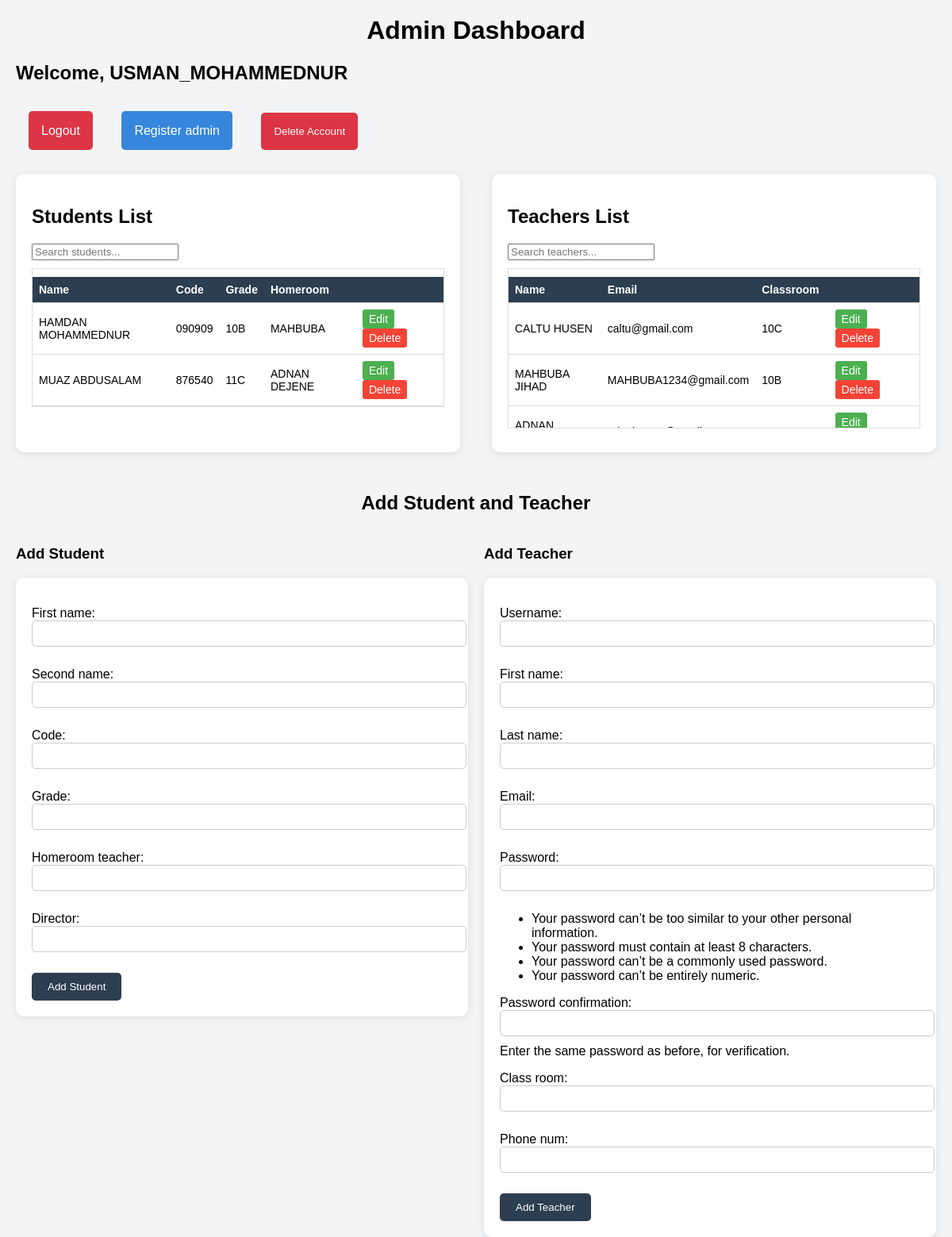
Page /admin-dashboard/ (signed in) on the committed database.
### core/models.py (models this page shows, shortened)
class Users(AbstractUser):
    username = models.CharField(max_length=50, unique=True)
    email = models.EmailField(unique=True)
    phone_number = models.CharField(max_length=20, null=True, blank=True)
    is_teacher = models.BooleanField(default=False)
    is_admin = models.BooleanField(default=False)
    USERNAME_FIELD = 'username'

class Student(models.Model):
    first_name = models.CharField(max_length=100)
    second_name = models.CharField(max_length=100)
    code = models.CharField(max_length=20, unique=True)
    grade = models.CharField(max_length=10)  # Should match teacher.class_room
    homeroom_teacher = models.CharField(max_length=100)
    director = models.CharField(max_length=100)
    created_at = models.DateTimeField(auto_now_add=True)
    updated_at = models.DateTimeField(auto_now=True)
    class Meta:
        ordering = ['grade', 'second_name', 'first_name']

class Teacher(models.Model):
    user = models.OneToOneField(Users, on_delete=models.CASCADE, primary_key=True)
    class_room = models.CharField(max_length=4, null=False, blank=False, default="9A")
    phone_num = models.CharField(max_length=22, null=False, blank=False, default="251912345678" )

### core/views.py (the view, shortened to what this page needs)
# urls.py: path('admin-dashboard/', views.admin_dashboard, name='admin_dashboard'),
@login_required(login_url='core:login')
@user_passes_test(is_admin)
def admin_dashboard(request):
    teacher_form = TeacherRegistrationForm()
    student_form = StudentRegistrationForm()
    context = {
        'teacher_form': teacher_form,
        'student_form': student_form,
        'teachers': Teacher.objects.select_related('user'),
        'students': Student.objects.all(),
    }
    return render(request, 'base/admin_dashboard.html', context)

### core/forms.py (shortened to what this page needs)
class TeacherRegistrationForm(UserCreationForm):
    class_room = forms.CharField(max_length=100)
    phone_num = forms.CharField(max_length=22 )
    class Meta(UserCreationForm.Meta):
        model = Users
        fields = UserCreationForm.Meta.fields + ('first_name', 'last_name', 'email')

class StudentRegistrationForm(forms.ModelForm):
    class Meta:
        model = Student
        fields = '__all__'

### core/views.py (called while the page is built)
def is_admin(user):
    return user.is_authenticated and user.is_admin

### core/templates/base/admin_dashboard.html (shortened to what this page needs)
{% load static %}
<!DOCTYPE html>
<html lang="en">
<head>
</head>
<body>
  <h1>Admin Dashboard</h1>
  <h2>Welcome, {{request.user.username}}</h2>
  <a href="{% url 'core:logout' %}" style="color:#fff; background: #dc3545; text-decoration: none; margin:1rem 1rem 0rem; border: 0; border-radius: 5px; padding: 1rem;" >Logout</a>
  <a href="{% url 'core:register_admin' %}" style="color:#fff; background: #3586dcff; text-decoration: none; margin:1rem 1rem 0rem; border: 0; border-radius: 5px; padding: 1rem;" target="_blank">Register admin</a>
  <form action="{% url 'core:delete_me' request.user.pk %}" method="post" style="display:inline-flex;">
     <input type="submit" value="Delete Account"  style="color:#fff; background: #dc3545; text-decoration: none; margin:1rem 1rem 0rem; border: 0; border-radius: 5px; padding: 1rem;" >
  </form>
 <div class="dashboard-grid">
    <div class="card">
        <h2>Students List</h2>
        <input type="text" id="studentSearch" class="search-box" onkeyup="filterTable('studentSearch', 'studentTable')" placeholder="Search students...">
        <div class="table-container">
            <table id="studentTable">
                <thead>
                    <tr>
                        <th>Name</th>
                        <th>Code</th>
                        <th>Grade</th>
                        <th>Homeroom</th>
                        <th></th>
                    </tr>
                </thead>
                <tbody>
                    {% for student in students %}
                    <tr>
                        <td>{{ student.first_name }} {{ student.second_name }}</td>
                        <td>{{ student.code }}</td>
                        <td>{{ student.grade }}</td>
                        <td>{{ student.homeroom_teacher }}</td>
                        <td>
                            <a href="{% url 'core:edit_student' student.id %}"
                               style="display: inline-block; padding: 4px 8px; margin: 0 4px; text-decoration: none; border-radius: 3px; font-size: 14px; background-color: #4CAF50; color: white; transition: all 0.2s ease;">
                                Edit
                            </a>
                            <a href="{% url 'core:delete_student' student.id %}"
                               style="display: inline-block; padding: 4px 8px; margin: 0 4px; text-decoration: none; border-radius: 3px; font-size: 14px; background-color: #f44336; color: white; transition: all 0.2s ease;">
                                Delete
                            </a>
                        </td>
                    </tr>
                    {% endfor %}
                </tbody>
            </table>
        </div>
    </div>
    <div class="card">
        <h2>Teachers List</h2>
        <input type="text" id="teacherSearch" class="search-box" onkeyup="filterTable('teacherSearch', 'teacherTable')" placeholder="Search teachers...">
        <div class="table-container">
            <table id="teacherTable">
                <thead>
                    <tr>
                        <th>Name</th>
                        <th>Email</th>
                        <th>Classroom</th>
                        <th></th>
                    </tr>
                </thead>
                <tbody>
                    {% for teacher in teachers %}
                    <tr>
                        <td>{{ teacher.user.first_name }} {{ teacher.user.last_name }}</td>
                        <td>{{ teacher.user.email }}</td>
                        <td>{{ teacher.class_room }}</td>
                        <td>
                            <a href="{% url "core:edit_teacher" teacher.pk %}" style="display: inline-block; padding: 4px 8px; margin: 0 4px; text-decoration: none; border-radius: 3px; font-size: 14px; background-color: #4CAF50; color: white; transition: all 0.2s ease;">Edit</a>
                            <a href="{% url "core:delete_teacher" teacher.pk %}" style="display: inline-block; padding: 4px 8px; margin: 0 4px; text-decoration: none; border-radius: 3px; font-size: 14px; background-color: #f44336; color: white; transition: all 0.2s ease;">Delete</a>
                        </td>
                    </tr>
                    {% endfor %}
                </tbody>
            </table>
        </div>
    </div>
</div>
  <div class="form-section">
    <h2 style="text-align:center;">Add Student and Teacher</h2>
    <div class="form-grid">
      <div>
        <h3>Add Student</h3>
        <form method="POST" >
          {{ student_form.as_p }}
          <button type="submit" name="submit_student">Add Student</button>
        </form>
      </div>
      <div>
        <h3>Add Teacher</h3>
        <form method="POST" >
          {{ teacher_form.as_p }}
          <button type="submit" name="submit_teacher">Add Teacher</button>
        </form>
      </div>
    </div>
  </div>
</body>
</html>

### core/templates/base/admin_dashboard.html (style rules this page uses)
body { font-family: Arial, sans-serif; background-color: #f3f4f6; margin: 0; padding: 0 20px; }
h1 { text-align: center; margin-top: 20px; }
.dashboard-grid { display: grid; grid-template-columns: 1fr 1fr; gap: 40px; margin-top: 30px; }
.card { background-color: white; border-radius: 10px; padding: 20px; box-shadow: 0 2px 10px rgba(0,0,0,0.1); }
table { width: 100%; border-collapse: collapse; margin-top: 10px; }
th, td { padding: 8px; text-align: left; border-bottom: 1px solid #ddd; font-size: 14px; }
th { background-color: #2c3e50; color: white; }
.search-box { margin-bottom: 10px; }
.form-section { margin-top: 50px; }
.form-section form { margin-top: 15px; padding: 20px; background: white; border-radius: 10px; box-shadow: 0 2px 10px rgba(0,0,0,0.1); }
.form-section form input, select { padding: 8px; width: 100%; margin-bottom: 10px; border: 1px solid #ccc; border-radius: 5px; }
button { background-color: #2c3e50; color: white; padding: 10px 20px; border: none; border-radius: 5px; cursor: pointer; }
.form-grid { display: grid; grid-template-columns: 1fr 1fr; gap: 20px; }
.table-container { max-height: 200px; overflow-y: auto; margin-bottom: 10px; border: 1px solid #ddd; }
table thead { position: sticky; top: 0; background-color: white; z-index: 10; }

### rows in the picture
Users: user.username "USMAN_MOHAMMEDNUR"
Student: first_name "HAMDAN", second_name "MOHAMMEDNUR", code "090909", grade "10B", homeroom_teacher "MAHBUBA"
Student: first_name "MUAZ", second_name "ABDUSALAM", code "876540", grade "11C", homeroom_teacher "ADNAN DEJENE"
Teacher: user.first_name "CALTU", user.last_name "HUSEN", user.email "caltu@gmail.com", class_room "10C"
Teacher: user.first_name "MAHBUBA", user.last_name "JIHAD", user.email "MAHBUBA1234@gmail.com", class_room "10B"
Teacher: user.first_name "ADNAN"
